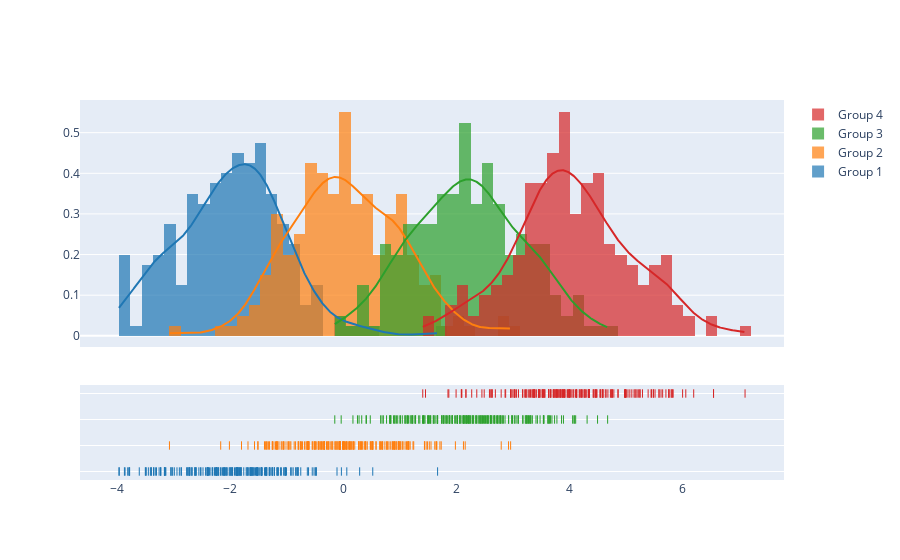

Notebook source saved alongside this figure:
### Code cell
import plotly.figure_factory as ff

# Add histogram data
x1 = np.random.randn(200) - 2
x2 = np.random.randn(200)
x3 = np.random.randn(200) + 2
x4 = np.random.randn(200) + 4

# Group data together
hist_data = [x1, x2, x3, x4]

group_labels = ['Group 1', 'Group 2', 'Group 3', 'Group 4']

# Create distplot with custom bin_size
fig = ff.create_distplot(hist_data, group_labels, bin_size=.2)
fig.show()

### Figure 1 — Plotly figure (JSON) as saved in the notebook; plotly's stock layout.template omitted (floating-point values rounded to 4 significant figures; data arrays with more than 128 entries replaced by an {"elided": "..."} marker saying what was removed)
{"data": [{"autobinx": false, "histnorm": "probability density", "legendgroup": "Group 1", "marker": {"color": "rgb(31, 119, 180)"}, "name": "Group 1", "opacity": 0.7, "type": "histogram", "x": {"elided": "200 float values"}, "xaxis": "x", "xbins": {"end": 1.67, "size": 0.2, "start": -3.958}, "yaxis": "y"}, {"autobinx": false, "histnorm": "probability density", "legendgroup": "Group 2", "marker": {"color": "rgb(255, 127, 14)"}, "name": "Group 2", "opacity": 0.7, "type": "histogram", "x": {"elided": "200 float values"}, "xaxis": "x", "xbins": {"end": 2.96, "size": 0.2, "start": -3.066}, "yaxis": "y"}, {"autobinx": false, "histnorm": "probability density", "legendgroup": "Group 3", "marker": {"color": "rgb(44, 160, 44)"}, "name": "Group 3", "opacity": 0.7, "type": "histogram", "x": {"elided": "200 float values"}, "xaxis": "x", "xbins": {"end": 4.673, "size": 0.2, "start": -0.1459}, "yaxis": "y"}, {"autobinx": false, "histnorm": "probability density", "legendgroup": "Group 4", "marker": {"color": "rgb(214, 39, 40)"}, "name": "Group 4", "opacity": 0.7, "type": "histogram", "x": {"elided": "200 float values"}, "xaxis": "x", "xbins": {"end": 7.101, "size": 0.2, "start": 1.408}, "yaxis": "y"}, {"legendgroup": "Group 1", "marker": {"color": "rgb(31, 119, 180)"}, "mode": "lines", "name": "Group 1", "showlegend": false, "type": "scatter", "x": {"elided": "500 float values"}, "xaxis": "x", "y": {"elided": "500 float values"}, "yaxis": "y"}, {"legendgroup": "Group 2", "marker": {"color": "rgb(255, 127, 14)"}, "mode": "lines", "name": "Group 2", "showlegend": false, "type": "scatter", "x": {"elided": "500 float values"}, "xaxis": "x", "y": {"elided": "500 float values"}, "yaxis": "y"}, {"legendgroup": "Group 3", "marker": {"color": "rgb(44, 160, 44)"}, "mode": "lines", "name": "Group 3", "showlegend": false, "type": "scatter", "x": {"elided": "500 float values"}, "xaxis": "x", "y": {"elided": "500 float values"}, "yaxis": "y"}, {"legendgroup": "Group 4", "marker": {"color": "rgb(214, 39, 40)"}, "mode": "lines", "name": "Group 4", "showlegend": false, "type": "scatter", "x": {"elided": "500 float values"}, "xaxis": "x", "y": {"elided": "500 float values"}, "yaxis": "y"}, {"legendgroup": "Group 1", "marker": {"color": "rgb(31, 119, 180)", "symbol": "line-ns-open"}, "mode": "markers", "name": "Group 1", "showlegend": false, "type": "scatter", "x": {"elided": "200 float values"}, "xaxis": "x", "y": {"elided": "200 str values"}, "yaxis": "y2"}, {"legendgroup": "Group 2", "marker": {"color": "rgb(255, 127, 14)", "symbol": "line-ns-open"}, "mode": "markers", "name": "Group 2", "showlegend": false, "type": "scatter", "x": {"elided": "200 float values"}, "xaxis": "x", "y": {"elided": "200 str values"}, "yaxis": "y2"}, {"legendgroup": "Group 3", "marker": {"color": "rgb(44, 160, 44)", "symbol": "line-ns-open"}, "mode": "markers", "name": "Group 3", "showlegend": false, "type": "scatter", "x": {"elided": "200 float values"}, "xaxis": "x", "y": {"elided": "200 str values"}, "yaxis": "y2"}, {"legendgroup": "Group 4", "marker": {"color": "rgb(214, 39, 40)", "symbol": "line-ns-open"}, "mode": "markers", "name": "Group 4", "showlegend": false, "type": "scatter", "x": {"elided": "200 float values"}, "xaxis": "x", "y": {"elided": "200 str values"}, "yaxis": "y2"}], "layout": {"barmode": "overlay", "hovermode": "closest", "legend": {"traceorder": "reversed"}, "xaxis": {"anchor": "y2", "domain": [0.0, 1.0], "zeroline": false}, "yaxis": {"anchor": "free", "domain": [0.35, 1], "position": 0.0}, "yaxis2": {"anchor": "x", "domain": [0, 0.25], "dtick": 1, "showticklabels": false}}}
